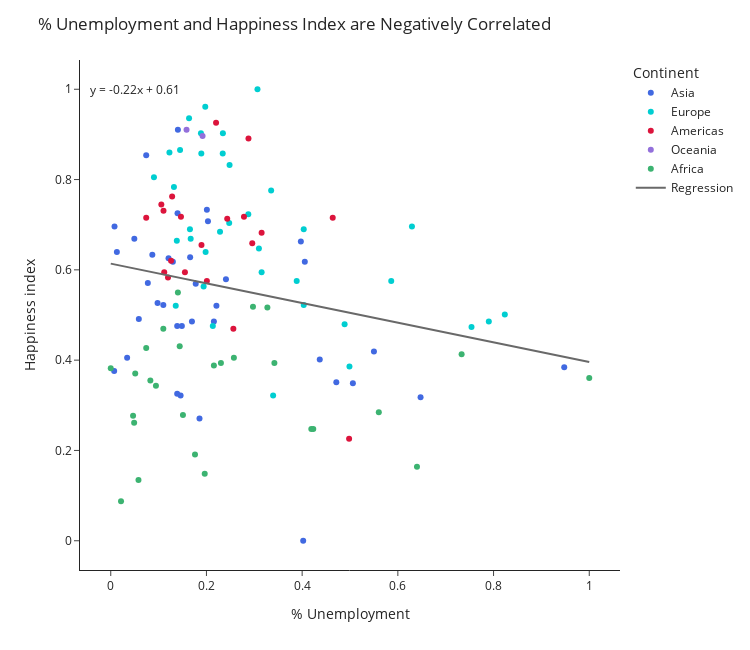

Notebook code cell kept with this figure:
### Code cell
#Correlation of Unemployment with the Happiness Index


unemp = df_2017N_v4["% Unemployment"]
HI = df_2017N_v4["Happiness index"]
color = ["royalblue","darkturquoise","crimson", "mediumpurple","mediumseagreen"]


#calculate y-values for regression line
(slope, intercept, rvalue, pvalue, stderr) = linregress(unemp, HI)
regress_values = unemp * slope + intercept
value = regress_values
line_eq = "y = " + str(round(slope,2)) + "x + " + str(round(intercept,2))

#scatter plot
fig_Q2b_2 = px.scatter(df_2017N_v4, unemp, HI, hover_name="Country name"
           ,template="simple_white",color_discrete_sequence=color, color="Continent")

#regression line
regline_b = sm.OLS(value,sm.add_constant(unemp)).fit().fittedvalues

#add regression line to scatter
fig_Q2b_2.add_traces(go.Scatter(x=unemp, y=regline_b, mode='lines', marker_color='dimgrey', name='Regression'))

fig_Q2b_2.update_layout(title_text="% Unemployment and Happiness Index are Negatively Correlated"
                      ,annotations= [dict(x=0.05, y=1, text=line_eq, showarrow = False)]
                      ,width=750, height=650
                     )


fig_Q2b_2.show()

### Figure 1 — Plotly figure (JSON) as saved in the notebook; plotly's stock layout.template omitted (floating-point values rounded to 4 significant figures)
{"data": [{"hovertemplate": "<b>%{hovertext}</b><br><br>Continent=Asia<br>% Unemployment=%{x}<br>Happiness index=%{y}<extra></extra>", "hovertext": ["Afghanistan", "Armenia", "Azerbaijan", "Bahrain", "Bangladesh", "Cambodia", "China", "Cyprus", "Georgia", "Hong Kong S.A.R. of China", "India", "Indonesia", "Iran", "Iraq", "Israel", "Japan", "Jordan", "Kazakhstan", "Kuwait", "Kyrgyzstan", "Lebanon", "Malaysia", "Mongolia", "Nepal", "Pakistan", "Palestinian Territories", "Philippines", "Russia", "Saudi Arabia", "Singapore", "South Korea", "Sri Lanka", "Tajikistan", "Thailand", "United Arab Emirates", "Uzbekistan", "Vietnam"], "legendgroup": "Asia", "marker": {"color": "royalblue", "symbol": "circle"}, "mode": "markers", "name": "Asia", "orientation": "v", "showlegend": true, "type": "scatter", "x": [0.4022, 0.6475, 0.1697, 0.007901, 0.146, 0.007148, 0.1486, 0.3973, 0.506, 0.09782, 0.1855, 0.1388, 0.4368, 0.4714, 0.1403, 0.08691, 0.55, 0.1659, 0.04929, 0.2408, 0.2156, 0.1099, 0.2208, 0.03424, 0.1298, 0.9477, 0.0775, 0.1776, 0.2032, 0.1396, 0.1208, 0.1388, 0.4056, 0.01279, 0.07412, 0.2009, 0.05869], "xaxis": "x", "y": [0, 0.3177, 0.4854, 0.6959, 0.3216, 0.3762, 0.4756, 0.6628, 0.3489, 0.5263, 0.271, 0.4756, 0.4016, 0.3509, 0.9103, 0.6335, 0.4191, 0.6277, 0.6686, 0.5789, 0.4854, 0.5224, 0.5205, 0.4055, 0.6179, 0.384, 0.5712, 0.5692, 0.7076, 0.7251, 0.6257, 0.3255, 0.6179, 0.6394, 0.8538, 0.7329, 0.4912], "yaxis": "y"}, {"hovertemplate": "<b>%{hovertext}</b><br><br>Continent=Europe<br>% Unemployment=%{x}<br>Happiness index=%{y}<extra></extra>", "hovertext": ["Albania", "Austria", "Belarus", "Belgium", "Bosnia and Herzegovina", "Bulgaria", "Croatia", "Czech Republic", "Denmark", "Estonia", "Finland", "France", "Germany", "Greece", "Hungary", "Ireland", "Italy", "Latvia", "Lithuania", "Luxembourg", "Macedonia", "Malta", "Moldova", "Montenegro", "Netherlands", "Poland", "Portugal", "Romania", "Serbia", "Slovakia", "Slovenia", "Spain", "Sweden", "Turkey", "Ukraine", "United Kingdom"], "legendgroup": "Europe", "marker": {"color": "darkturquoise", "symbol": "circle"}, "mode": "markers", "name": "Europe", "orientation": "v", "showlegend": true, "type": "scatter", "x": [0.4989, 0.1885, 0.1941, 0.2483, 0.754, 0.2133, 0.4033, 0.09029, 0.1975, 0.1983, 0.3066, 0.3352, 0.1226, 0.7901, 0.1381, 0.234, 0.4033, 0.3096, 0.2476, 0.1892, 0.8236, 0.1321, 0.1358, 0.5862, 0.1637, 0.1655, 0.3153, 0.167, 0.4887, 0.2874, 0.2284, 0.6294, 0.2344, 0.3886, 0.3394, 0.1448], "xaxis": "x", "y": [0.386, 0.9025, 0.5634, 0.8324, 0.4737, 0.4756, 0.5224, 0.8051, 0.961, 0.6394, 1, 0.7758, 0.8596, 0.4854, 0.6647, 0.8577, 0.6901, 0.6472, 0.7037, 0.8577, 0.501, 0.7836, 0.5205, 0.575, 0.9357, 0.6901, 0.5945, 0.6686, 0.4795, 0.7232, 0.6842, 0.6959, 0.9025, 0.575, 0.3216, 0.8655], "yaxis": "y"}, {"hovertemplate": "<b>%{hovertext}</b><br><br>Continent=Americas<br>% Unemployment=%{x}<br>Happiness index=%{y}<extra></extra>", "hovertext": ["Argentina", "Bolivia", "Brazil", "Canada", "Chile", "Colombia", "Costa Rica", "Dominican Republic", "Ecuador", "El Salvador", "Guatemala", "Haiti", "Honduras", "Mexico", "Nicaragua", "Panama", "Paraguay", "Peru", "Uruguay", "Venezuela"], "legendgroup": "Americas", "marker": {"color": "crimson", "symbol": "circle"}, "mode": "markers", "name": "Americas", "orientation": "v", "showlegend": true, "type": "scatter", "x": [0.2957, 0.1196, 0.4639, 0.2201, 0.2434, 0.3153, 0.2878, 0.2009, 0.126, 0.1467, 0.07412, 0.4981, 0.1896, 0.1102, 0.1057, 0.1283, 0.155, 0.1117, 0.2784, 0.2562], "xaxis": "x", "y": [0.6589, 0.5828, 0.7154, 0.9259, 0.7135, 0.6823, 0.8908, 0.575, 0.6199, 0.7173, 0.7154, 0.2261, 0.655, 0.731, 0.7446, 0.7622, 0.5945, 0.5945, 0.7173, 0.4698], "yaxis": "y"}, {"hovertemplate": "<b>%{hovertext}</b><br><br>Continent=Oceania<br>% Unemployment=%{x}<br>Happiness index=%{y}<extra></extra>", "hovertext": ["Australia", "New Zealand"], "legendgroup": "Oceania", "marker": {"color": "mediumpurple", "symbol": "circle"}, "mode": "markers", "name": "Oceania", "orientation": "v", "showlegend": true, "type": "scatter", "x": [0.1919, 0.1584], "xaxis": "x", "y": [0.8967, 0.9103], "yaxis": "y"}, {"hovertemplate": "<b>%{hovertext}</b><br><br>Continent=Africa<br>% Unemployment=%{x}<br>Happiness index=%{y}<extra></extra>", "hovertext": ["Benin", "Botswana", "Burkina Faso", "Cameroon", "Chad", "Egypt", "Gabon", "Ghana", "Guinea", "Kenya", "Liberia", "Madagascar", "Malawi", "Mali", "Mauritania", "Morocco", "Niger", "Nigeria", "Rwanda", "Senegal", "Sierra Leone", "South Africa", "Tanzania", "Tunisia", "Uganda", "Zambia", "Zimbabwe"], "legendgroup": "Africa", "marker": {"color": "mediumseagreen", "symbol": "circle"}, "mode": "markers", "name": "Africa", "orientation": "v", "showlegend": true, "type": "scatter", "x": [0.07412, 0.64, 0.2156, 0.1099, 0.05117, 0.4233, 0.7333, 0.1403, 0.1441, 0.08277, 0.09443, 0.04665, 0.1964, 0.2573, 0.342, 0.3273, 0, 0.2972, 0.02144, 0.2302, 0.1509, 1, 0.05794, 0.5602, 0.04891, 0.4191, 0.1761], "xaxis": "x", "y": [0.4269, 0.1637, 0.3879, 0.4698, 0.3704, 0.2476, 0.4133, 0.5497, 0.4308, 0.3548, 0.3431, 0.2768, 0.1481, 0.4055, 0.3938, 0.5166, 0.3821, 0.5185, 0.08772, 0.3938, 0.2788, 0.3606, 0.1345, 0.2846, 0.2612, 0.2476, 0.191], "yaxis": "y"}, {"marker": {"color": "dimgrey"}, "mode": "lines", "name": "Regression", "type": "scatter", "x": [0.4022, 0.4989, 0.2957, 0.6475, 0.1919, 0.1885, 0.1697, 0.007901, 0.146, 0.1941, 0.2483, 0.07412, 0.1196, 0.754, 0.64, 0.4639, 0.2133, 0.2156, 0.007148, 0.1099, 0.2201, 0.05117, 0.2434, 0.1486, 0.3153, 0.2878, 0.4033, 0.3973, 0.09029, 0.1975, 0.2009, 0.126, 0.4233, 0.1467, 0.1983, 0.3066, 0.3352, 0.7333, 0.506, 0.1226, 0.1403, 0.7901, 0.07412, 0.1441, 0.4981, 0.1896, 0.09782, 0.1381, 0.1855, 0.1388, 0.4368, 0.4714, 0.234, 0.1403, 0.4033, 0.08691, 0.55, 0.1659, 0.08277, 0.04929, 0.2408, 0.3096, 0.2156, 0.09443, 0.2476, 0.1892, 0.8236, 0.04665, 0.1964, 0.1099, 0.2573, 0.1321, 0.342, 0.1102, 0.1358, 0.2208, 0.5862, 0.3273, 0.03424, 0.1637, 0.1584, 0.1057, 0, 0.2972, 0.1298, 0.9477, 0.1283, 0.155, 0.1117, 0.0775, 0.1655, 0.3153, 0.167, 0.1776, 0.02144, 0.2032, 0.2302, 0.4887, 0.1509, 0.1396, 0.2874, 0.2284, 1, 0.1208, 0.6294, 0.1388, 0.2344, 0.4056, 0.05794, 0.01279, 0.5602, 0.3886, 0.04891, 0.3394, 0.07412, 0.1448, 0.2784, 0.2009, 0.2562, 0.05869, 0.4191, 0.1761], "y": [0.526, 0.505, 0.5493, 0.4726, 0.5719, 0.5726, 0.5768, 0.612, 0.5819, 0.5714, 0.5596, 0.5976, 0.5877, 0.4493, 0.4742, 0.5126, 0.5672, 0.5667, 0.6122, 0.5898, 0.5658, 0.6026, 0.5607, 0.5813, 0.545, 0.551, 0.5258, 0.5271, 0.5941, 0.5707, 0.5699, 0.5863, 0.5215, 0.5818, 0.5705, 0.5469, 0.5407, 0.4538, 0.5034, 0.587, 0.5832, 0.4415, 0.5976, 0.5823, 0.5051, 0.5724, 0.5924, 0.5836, 0.5733, 0.5835, 0.5185, 0.511, 0.5627, 0.5832, 0.5258, 0.5948, 0.4938, 0.5776, 0.5957, 0.603, 0.5612, 0.5462, 0.5667, 0.5932, 0.5598, 0.5725, 0.4342, 0.6036, 0.5709, 0.5898, 0.5576, 0.585, 0.5392, 0.5897, 0.5841, 0.5656, 0.4859, 0.5424, 0.6063, 0.5781, 0.5792, 0.5907, 0.6138, 0.5489, 0.5854, 0.4071, 0.5858, 0.58, 0.5894, 0.5969, 0.5777, 0.545, 0.5773, 0.575, 0.6091, 0.5694, 0.5635, 0.5072, 0.5809, 0.5833, 0.5511, 0.564, 0.3957, 0.5874, 0.4765, 0.5835, 0.5626, 0.5253, 0.6011, 0.611, 0.4916, 0.529, 0.6031, 0.5397, 0.5976, 0.5822, 0.553, 0.5699, 0.5579, 0.601, 0.5224, 0.5754]}], "layout": {"annotations": [{"showarrow": false, "text": "y = -0.22x + 0.61", "x": 0.05, "y": 1}], "height": 650, "legend": {"title": {"text": "Continent"}, "tracegroupgap": 0}, "margin": {"t": 60}, "title": {"text": "% Unemployment and Happiness Index are Negatively Correlated"}, "width": 750, "xaxis": {"anchor": "y", "domain": [0, 1], "title": {"text": "% Unemployment"}}, "yaxis": {"anchor": "x", "domain": [0, 1], "title": {"text": "Happiness index"}}}}
